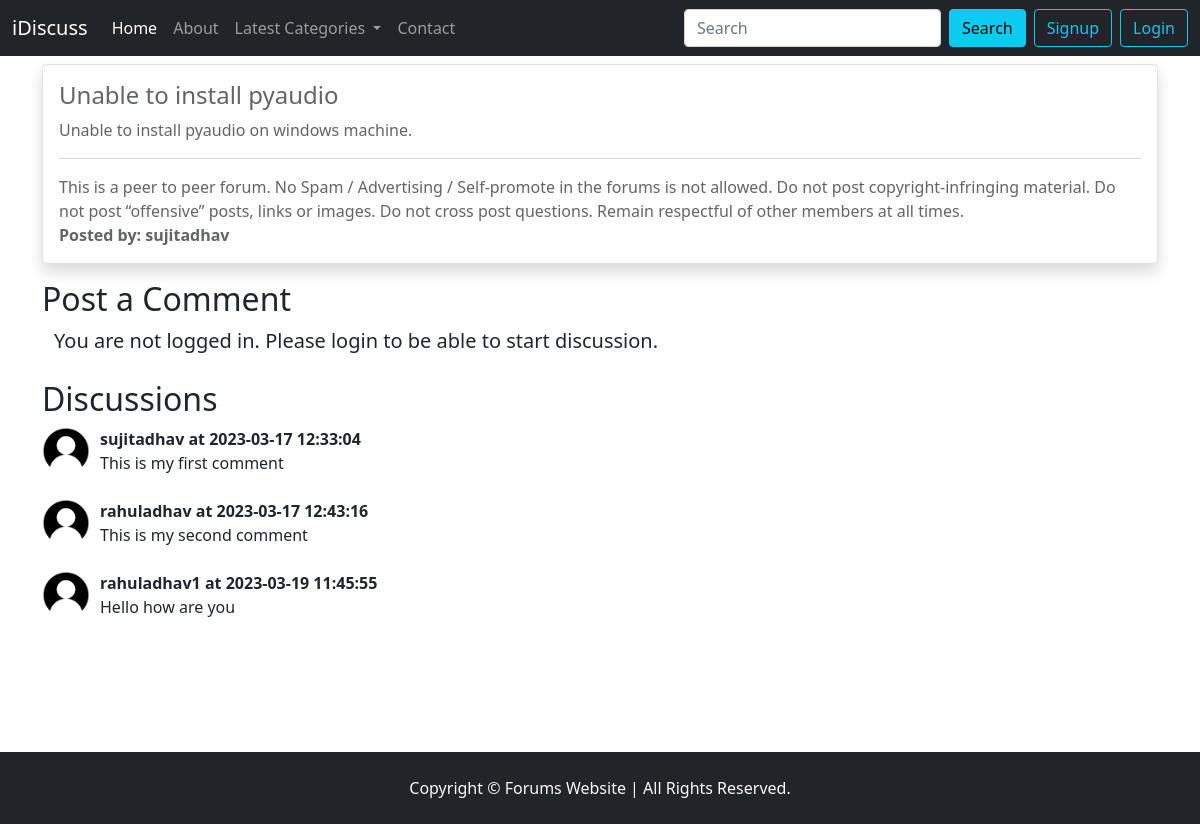
The app's page /thread.php?threadid=1 with its own data.
### tables this page shows
CREATE TABLE `threads` (
  `thread_id` int(11) NOT NULL,
  `thread_title` varchar(255) NOT NULL,
  `thread_desc` text NOT NULL,
  `thread_cat_id` int(11) NOT NULL,
  `thread_user_id` int(11) NOT NULL,
  `thread_dt` datetime NOT NULL DEFAULT current_timestamp()
);

CREATE TABLE `users` (
  `user_id` int(11) NOT NULL,
  `user_name` varchar(255) NOT NULL,
  `password` varchar(255) NOT NULL,
  `dt` datetime NOT NULL DEFAULT current_timestamp()
);

CREATE TABLE `comments` (
  `comment_id` int(11) NOT NULL,
  `comment_content` text NOT NULL,
  `thread_id` int(11) NOT NULL,
  `comment_by` int(11) NOT NULL,
  `comment_time` datetime NOT NULL DEFAULT current_timestamp()
);

### thread.php (the view, shortened to what this page needs)
<!doctype html>
<html lang="en">
  <head>
    <link href="https://cdn.jsdelivr.net/npm/bootstrap@5.0.2/dist/css/bootstrap.min.css" rel="stylesheet">
    <link rel="stylesheet" href="partials/css/style.css">
  </head>
  <body>
    <?php
    include 'partials/_dbconnect.php';
    include 'partials/_header.php';
    $id = $_GET['threadid'];
    $sql = "SELECT * FROM `threads` WHERE `thread_id`='$id'";
    $result = mysqli_query($conn, $sql);
    while($row=mysqli_fetch_assoc($result)){
        $thread_title = $row['thread_title'];
        $thread_desc = $row['thread_desc'];
        $thread_user_id = $row['thread_user_id'];
        $sql2 = "SELECT `user_name` FROM `users` WHERE `user_id` = '$thread_user_id'";
        $result2 = mysqli_query($conn, $sql2);
        $row2 = mysqli_fetch_assoc($result2);
        $username = $row2['user_name'];
    }
    ?>
    <div class="container my-2 min-ht">
        <div class="alert alert-light border shadow" role="alert">
            <h4 class="alert-heading"><?php echo $thread_title ?></h4>
            <p><?php echo $thread_desc ?></p>
            <hr>
            <p class="mb-0">This is a peer to peer forum. No Spam / Advertising / Self-promote in the forums is not allowed. Do not post copyright-infringing material. Do not post “offensive” posts, links or images. Do not cross post questions. Remain respectful of other members at all times.</p>
            <p class="mb-0"><b>Posted by: <?php echo $username ?></b></p>
        </div>
        <h2>Post a Comment</h2>
        <?php
        if(isset($_SESSION['loggedin']) && $_SESSION['loggedin']==true){
          echo '
          <div class="container">
              <form action="'.$_SERVER['REQUEST_URI'].'" method="post">
                  <div class="mb-3">
                      <label for="comment" class="form-label">Type your comment</label>
                      <textarea class="form-control" name="comment" id="comment" cols="10" rows="3"></textarea>
                  </div>
                  <button type="submit" class="btn btn-info">Post a Comment</button>
              </form>
          </div>';
        }
        else{
          echo '
            <div class="container">
            <p class="lead">You are not logged in. Please login to be able to start discussion.</p>
            </div>';
        }
        ?>
        <h2 class="mt-4">Discussions</h2>
        <?php
            $id = $_GET['threadid'];
            $sql = "SELECT * FROM `comments` WHERE `thread_id`='$id'";
            $result = mysqli_query($conn, $sql);
            while ($row=mysqli_fetch_assoc($result)) {
                $comment = $row['comment_content'];
                $comment_time = $row['comment_time'];
                $comment_user_id = $row['comment_by'];
                $sql2 = "SELECT `user_name` FROM `users` WHERE `user_id` = '$comment_user_id'";
                $result2 = mysqli_query($conn, $sql2);
                $row2=mysqli_fetch_assoc($result2);
                echo '
                <div class="media mt-2">
                    <img src="partials/img/default_user.png" alt="">
                    <div class="media-body">
                        <p class="fw-bold my-0">'.$row2['user_name'].' at '.$comment_time.'</p>
                        <p>'.$comment.'</p>
                    </div>
                </div>';
            }
        ?>
    </div>
    <?php include 'partials/_footer.php' ?>
  </body>
</html>

### partials/css/style.css (style rules this page uses)
* { margin: 0; padding: 0; }
.media { display: flex; flex-direction: row; }
.media > img { width: 3em; height: 3em; margin-right: 10px; }
.min-ht { min-height: 85vh; }

### records on screen
threads: thread_title "Unable to install pyaudio", thread_desc "Unable to install pyaudio on windows machine."
users: user_name "sujitadhav"
comments: users.user_name "sujitadhav", comment_time "2023-03-17 12:33:04", comment_content "This is my first comment"
comments: users.user_name "rahuladhav", comment_time "2023-03-17 12:43:16", comment_content "This is my second comment"
comments: users.user_name "rahuladhav1", comment_time "2023-03-19 11:45:55", comment_content "Hello how are you"
